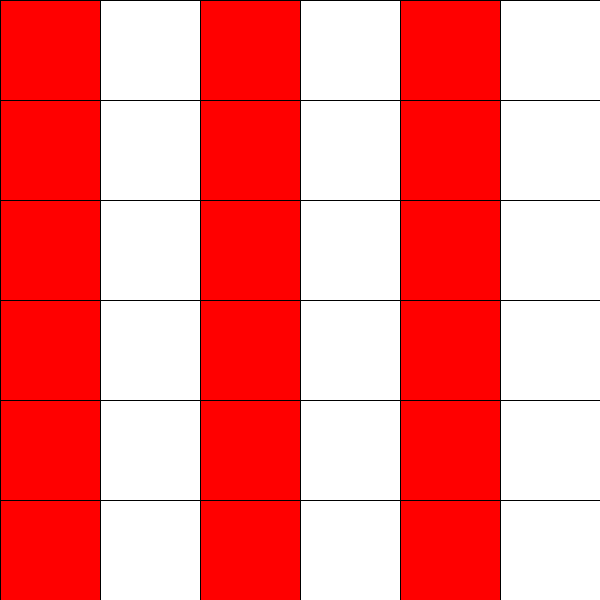
Frame 1 (no input)
Frame 60 (the mouse pressed at the canvas centre just before this capture): identical to frame 1, image omitted
Frame 120 (the mouse held since frame 60 and released just before this capture): identical to frame 1, image omitted

The Processing sketch that drew this single still picture (run headless with seeded random() and noise(); from frame 60 on, the mouse is pressed at the canvas centre):

// Processing sketch: modulo2DArrayExample
// ── modulo2DArrayExample.pde
int rows, cols, h, w;
int posX[][];
int posY[][];

void setup(){
  size(600,600);
  rows = height/100;
  cols = width/100;
  w = width/rows;
  h = height/cols;
  posX = new int[rows][cols];
  posY = new int[rows][cols];
  for(int r = 0; r < rows; r++){
    for(int c = 0; c < cols; c++){
      posX[r][c] = w*c;
      posY[r][c] = h*r;
    } 
  }
}

void draw(){
  for(int r = 0; r < rows; r++){
    for(int c = 0; c < cols; c++){
      if(c % 2 != 0) {
        fill(255);
      } else {
        fill(255,0,0);
      } 
      rect(posX[r][c], posY[r][c],w,h);
    } 
  }   
}
